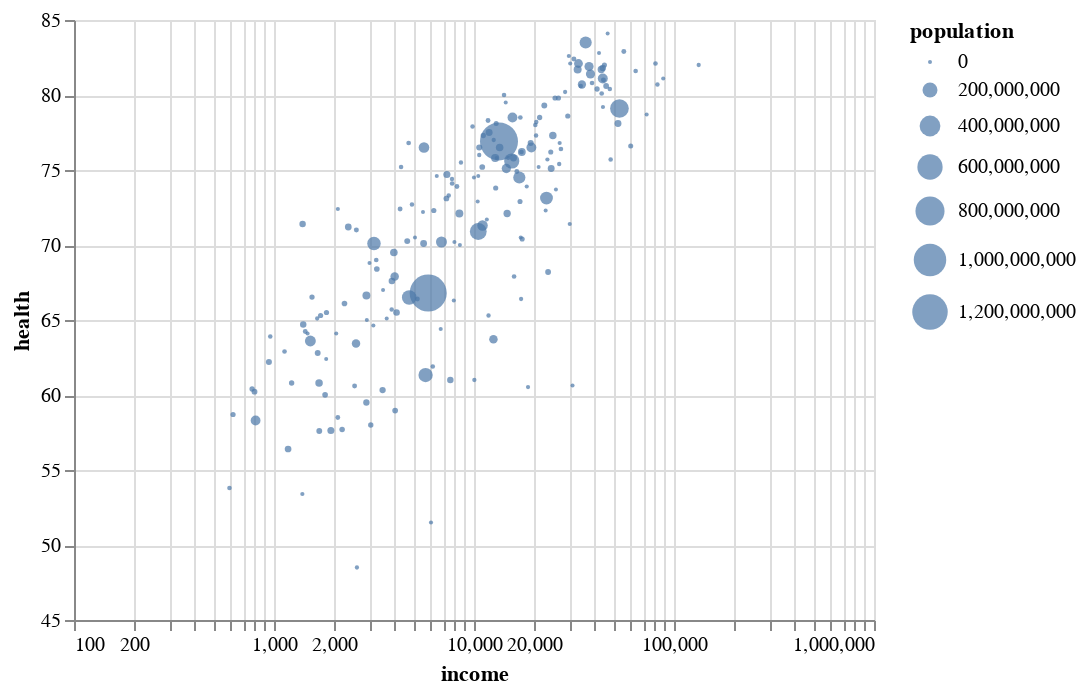

Describe this chart as a Vega-Lite specification.
### Vega-Lite specification from a JSON file in a GitHub repository (floating-point values rounded to 4 significant figures; data arrays with more than 128 entries replaced by an {"elided": "..."} marker saying what was removed)
{"config": {"view": {"width": 400, "height": 300}, "mark": {"tooltip": null}}, "data": {"name": "data-7e3b7ef5d72a8470b0044710e8a24cca"}, "mark": "circle", "encoding": {"size": {"type": "quantitative", "field": "population"}, "tooltip": [{"type": "quantitative", "field": "income"}, {"type": "nominal", "field": "country"}, {"type": "quantitative", "field": "health"}], "x": {"type": "quantitative", "field": "income", "scale": {"type": "log"}}, "y": {"type": "quantitative", "field": "health", "scale": {"zero": false}}}, "selection": {"selector002": {"type": "interval", "bind": "scales", "encodings": ["x", "y"]}}, "$schema": "https://vega.github.io/schema/vega-lite/v3.4.0.json", "datasets": {"data-7e3b7ef5d72a8470b0044710e8a24cca": {"elided": "187 records"}}}
